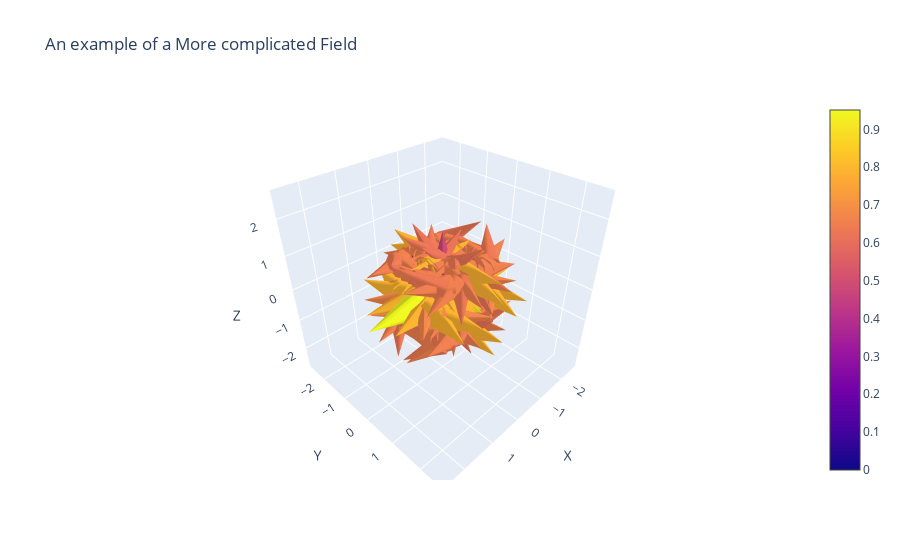

Notebook code cell kept with this figure:
### Code cell
x2, y2, z2 = np.meshgrid(np.arange(-0.8, 1, 0.2),
                      np.arange(-0.8, 1, 0.2),
                      np.arange(-0.8, 1, 0.8))

u2 = np.sin(np.pi * x2) * np.cos(np.pi * y2) * np.cos(np.pi * z2) 
v2 = -np.cos(np.pi * x2) * np.sin(np.pi * y2) * np.cos(np.pi * z2) 
w2 = (np.sqrt(2.0 / 3.0) * np.cos(np.pi * x2) * np.cos(np.pi * y2) * np.sin(np.pi * z2)) 

plotter.plotter(x2, y2, z2, u2, v2, w2, title = 'An example of a More complicated Field')

### Figure 1 — Plotly figure (JSON) as saved in the notebook; plotly's stock layout.template omitted (floating-point values rounded to 4 significant figures; data arrays with more than 128 entries replaced by an {"elided": "..."} marker saying what was removed)
{"data": [{"anchor": "tail", "sizemode": "scaled", "sizeref": 2, "type": "cone", "u": {"elided": "243 float values"}, "v": {"elided": "243 float values"}, "w": {"elided": "243 float values"}, "x": {"elided": "243 float values"}, "y": {"elided": "243 float values"}, "z": {"elided": "243 float values"}}], "layout": {"scene": {"xaxis": {"title": {"text": "X"}}, "yaxis": {"title": {"text": "Y"}}, "zaxis": {"title": {"text": "Z"}}}, "title": {"text": "An example of a More complicated Field"}}}
